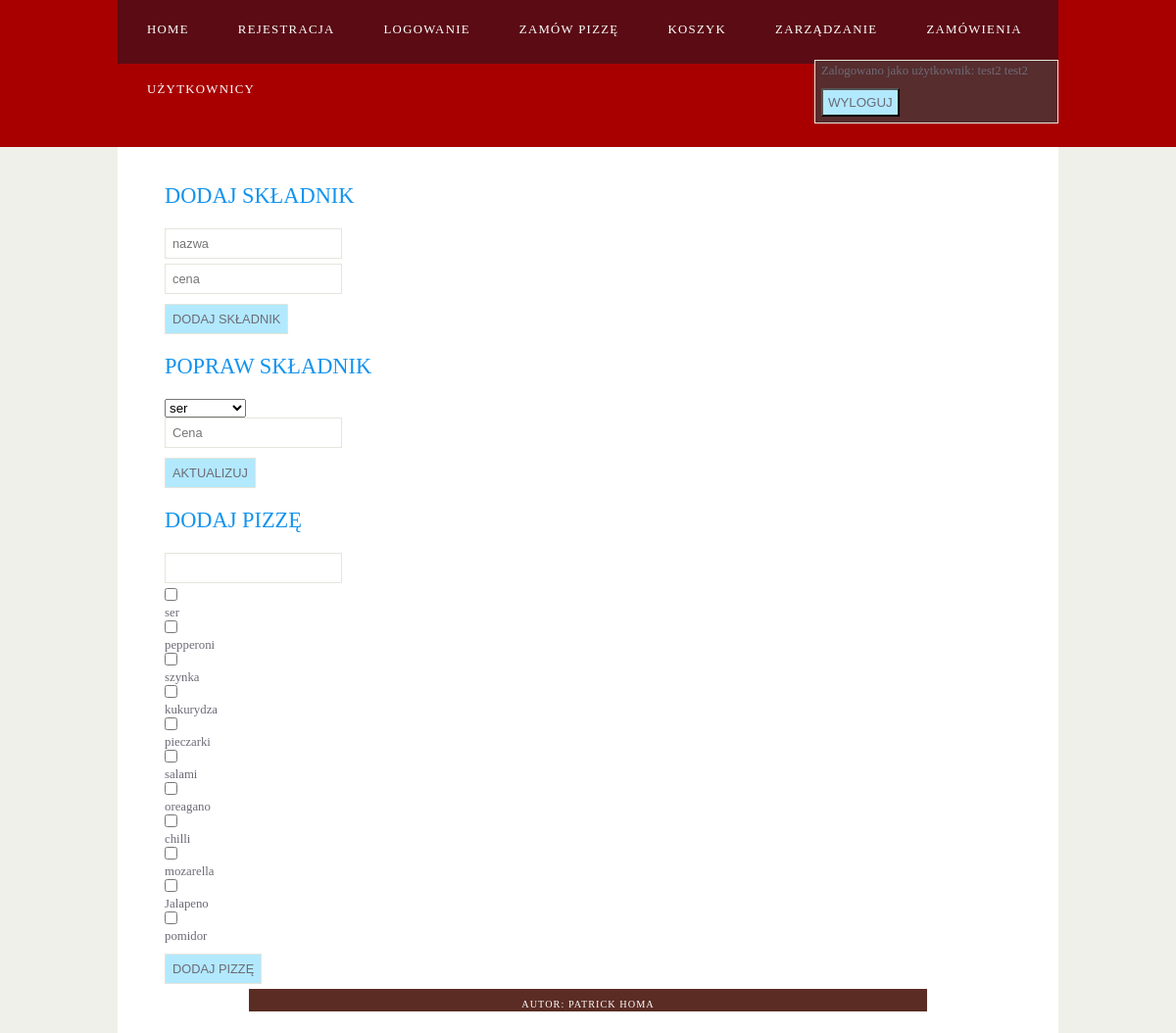
The page /View/manage.php (signed in) on the database its author committed.
### tables this page shows
CREATE TABLE `user` (
  `id_user` int(255) unsigned NOT NULL AUTO_INCREMENT,
  `email` varchar(50) NOT NULL,
  `password` varchar(255) NOT NULL,
  `id_address` int(255) unsigned DEFAULT NULL,
  `id_role` int(255) unsigned NOT NULL,
  PRIMARY KEY (`id_user`),
  KEY `id_role` (`id_role`),
  KEY `address` (`id_address`),
  CONSTRAINT `address` FOREIGN KEY (`id_address`) REFERENCES `address` (`id_address`) ON DELETE NO ACTION ON UPDATE NO ACTION,
  CONSTRAINT `role` FOREIGN KEY (`id_role`) REFERENCES `role` (`id_role`) ON DELETE NO ACTION ON UPDATE NO ACTION
);

CREATE TABLE `address` (
  `id_address` int(255) unsigned NOT NULL AUTO_INCREMENT,
  `street` varchar(255) NOT NULL,
  `city` varchar(255) NOT NULL,
  `zip` varchar(20) NOT NULL,
  `house` varchar(5) NOT NULL,
  `flat` int(10) unsigned DEFAULT NULL,
  `phone` int(20) unsigned NOT NULL,
  `name` varchar(30) NOT NULL,
  `surname` varchar(30) NOT NULL,
  PRIMARY KEY (`id_address`)
);

CREATE TABLE `toppings` (
  `id_topping` int(255) unsigned NOT NULL AUTO_INCREMENT,
  `name_t` varchar(20) NOT NULL,
  `price_t` decimal(4,2) unsigned NOT NULL,
  PRIMARY KEY (`id_topping`)
);

### Model/Session.php (called while the page is built, shortened)
<?php
class Session
{
    private $conn;
    public function __construct(\PDO $pdo) {
        $this->conn = $pdo;
    }
     function checkRole() {
        $s = $_SESSION['id_user'];
        if(isset($s)) {
            $stmt = $this->conn->query("SELECT checkRole($s)")->fetch();
            foreach($stmt as $row)
                return $row;
        }else {
            echo "Uzytkownik nie jest zalogowany";
        }
    }
}

### Model/User.php (called while the page is built, shortened)
<?php
class User
{
    private $conn;
    public function __construct(\PDO $pdo) {
        $this->conn = $pdo;
    }
    function getUser($id) {
        return $this->conn->query("SELECT u.id_user, a.name, a.surname FROM user u JOIN address a ON u.id_address=a.id_address WHERE id_user = $id;");
    }
}
?>

### Model/Pizza.php (called while the page is built, shortened)
<?php
class Pizza
{
    private $conn;
    public function __construct(\PDO $pdo) {
        $this->conn = $pdo;
    }
    function showToppings() {
        return $this->conn->query("SELECT name_t FROM toppings");
    }
}
?>

### View/manage.php (the view, shortened to what this page needs)
<?php include_once '../Config/database.php'; ?>
<?php include_once '../Model/Pizza.php'; ?>
<?php include_once '../Model/Session.php'; ?>
<?php include_once "header.php"; ?>
<body>
<div id="site_content">
    <div id="content">
    <h2>DODAJ SKŁADNIK</h2>
    <form class="form_settings" action="../Controller/controller.php?method=addTopping" method=post>
        <input type="text" placeholder="nazwa" name="name" class="data" required autofocus />
        <input type="text" placeholder="cena" name="price" class="data" required autofocus />
        <input type="submit" class="submit" value="DODAJ SKŁADNIK" />
    </form>
    <h2>POPRAW SKŁADNIK</h2>
    <form class="form_settings" action="../Controller/controller.php?method=updateTopping" method=post>
        <select name="topping">
                <?php
                $pizza = new Pizza($pdo);
                $list = $pizza->showToppings();
                foreach ($list as $row) {
                    echo '<option value=' . $row['name_t'] . '>' . $row['name_t'] . '</option>';
                }
                ?>
        </select>
        <input type="text" placeholder="Cena" name="price_t" class="data" required autofocus />
        <input type="submit" class="submit" value="AKTUALIZUJ" />
    </form>
    <h2>DODAJ PIZZĘ</h2>
    <form class="form_settings" action="../Controller/controller.php?method=addPizza" method=post>
        <input type="text" name="pizzaName"/>
            <?php
            $pizza = new Pizza($pdo);
            $list = $pizza->showToppings();
            foreach ($list as $row) {
                echo "<input type='checkbox' name='toppings[]' value=" . $row['name_t'] . ">" . $row['name_t'];
            }
            ?>
        <input type="submit" class="submit" value="DODAJ PIZZĘ" />
    </form>
    <?php include_once "footer.php"; ?>
</div>
</body>
</html>

### View/header.php (shortened to what this page needs)
<?php
include_once '../Model/Session.php';
include_once '../Config/database.php';
include_once '../Model/User.php';
if(isset($_SESSION['id_user'])) {
    $id=$_SESSION['id_user'];
    $user = new User($pdo);
    $list = $user->getUser($id);
    $user = new Session($pdo);}?>
<!DOCTYPE html>
<html lang="pl">
<head>
    <link href="../Resources/css/style.css" rel="stylesheet">
</head>
<body>
<div id="header">
    <div id="menubar">
        <ul id="menu">
            <li><a href="../View/home.php">Home</a></li>
            <li><a href="../View/register.php">Rejestracja</a></li>
            <li><a href="../View/login.php">Logowanie</a></li>
            <li><a href="../View/pizzaList.php">Zamów pizzę</a></li>
            <li><a href="../View/cart.php">Koszyk</a></li>
<?php  if(isset($_SESSION['id_user'])) {
            if($user->checkRole() == 2) {
                echo "<li><a href='../View/manage.php'>Zarządzanie</a></li>
                <li><a href='../View/view_orders.php'>Zamówienia</a></li>
                <li><a href='../View/users.php'>Użytkownicy</a></li>";
            }
        echo "<div id='logout'><form action='../Controller/controller.php?method=logout' method='post'>";
                foreach ($list as $row) {
                    echo "<p>Zalogowano jako użytkownik: ".$row['name'] . " " . $row['surname']; }
                echo "<br/><input type='submit' class='submit' value='WYLOGUJ' /></p>
           </form></div>"; }?>
            </div>
    </div>
</body>
</html>

### Resources/css/style.css (style rules this page uses)
html { height: 100%; position: relative; min-height: 100%; }
* { margin: 0; padding: 0; }
body { font: normal 80% Georgia; background: #f0f0ea; color: #6d6b77; }
p { padding: 0 0 20px 0; }
h2 { font: normal 175% Georgia; color: #1293EE; margin: 0 0 15px 0; padding: 15px 0 5px 0; }
#menubar, #site_content { margin-left: auto; margin-right: auto; }
#menubar { width: 80%; height: 65px; padding: 0; background: #5a0b14; }
#logout { float: right; border: 1px solid #E5E5DB; height: 60px; padding: 3px 30px 0 6px ; background: #572d2e; }
ul#menu li { float: left; list-style: none; }
ul#menu li a { letter-spacing: 0.1em; font: normal 100% Georgia; display: block; float: left; height: 37px; padding: 23px 20px 1px 30px; text-align: center; color: #FFF; text-transform: uppercase; text-decoration: none; }
#site_content { width: 80%; overflow: hidden; background: #FFF; }
#content { text-align: left; margin: 20px auto ; width: 90%; padding: 2px; }
#header { background: #A80000; height: 150px; }
.form_settings input, .form_settings textarea { padding: 7px ; margin-bottom: 5px; font: 100% arial; border: 1px solid #E5E5DB; display: block; }
.submit { width: auto; height: auto; margin: 10px 0 0 0; padding: 5px 5px 5px 5px; background: #b2e9ff; color: #6d6b77; }

### rows shown on the page
user: id_address.name "test2", id_address.surname "test2"
toppings: name_t "ser"
toppings: name_t "pepperoni"
toppings: name_t "szynka"
toppings: name_t "kukurydza"
toppings: name_t "pieczarki"
toppings: name_t "salami"
toppings: name_t "oreagano"
toppings: name_t "chilli"
toppings: name_t "mozarella"
toppings: name_t "Jalapeno"
toppings: name_t "pomidor"

### other values the page prints
form field topping "ser"
